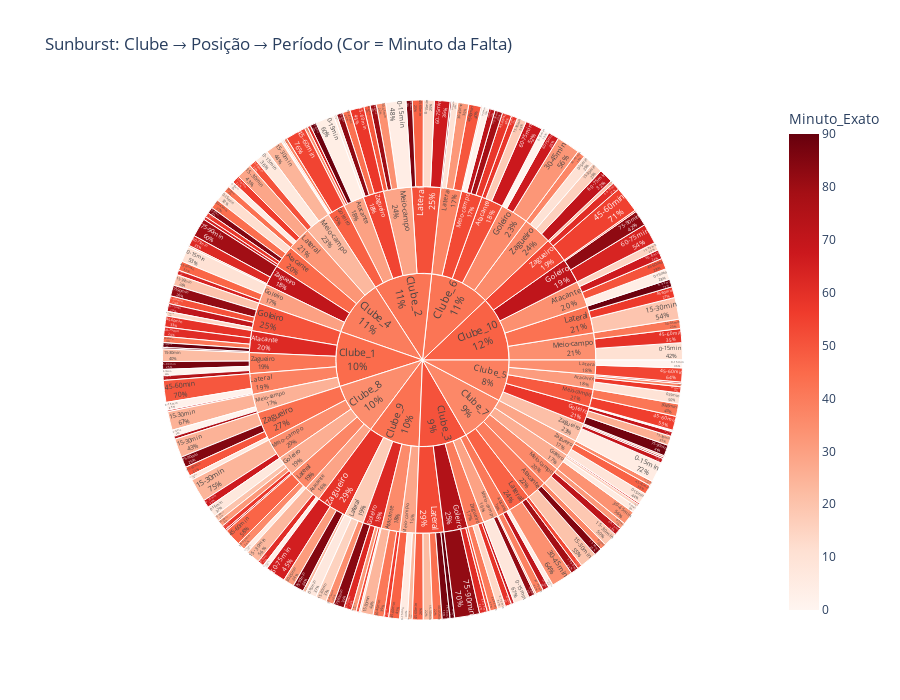

Source (notebook cell):
### Code cell
import plotly.express as px
import pandas as pd
import numpy as np

# Dados de exemplo
np.random.seed(42)
data = []

clubes = [f'Clube_{i}' for i in range(1, 11)]
posicoes = ['Goleiro', 'Zagueiro', 'Meio-campo', 'Atacante', 'Lateral']

for clube in clubes:
    for posicao in posicoes:
        for _ in range(5):
            minuto = np.random.randint(0, 91)
            data.append({
                'Clube': clube,
                'Posicao': posicao,
                'Minuto_Faixa': f'{(minuto//15)*15}-{(minuto//15)*15+15}min',
                'Minuto_Exato': minuto,  # 4ª variável!
                'Qtd_Cartoes': np.random.randint(1, 8)
            })

df = pd.DataFrame(data)

# Sunburst com cor representando o minuto da falta
fig = px.sunburst(df,
                  path=['Clube', 'Posicao', 'Minuto_Faixa'],
                  values='Qtd_Cartoes',
                  color='Minuto_Exato',  # 4ª VARIÁVEL COMO COR!
                  color_continuous_scale='Reds',
                  title='Sunburst: Clube → Posição → Período (Cor = Minuto da Falta)',
                  hover_data=['Minuto_Exato', 'Qtd_Cartoes'])

fig.update_traces(textinfo='label+percent parent')
fig.update_layout(height=700)
fig.show()

### Figure 1 — Plotly figure (JSON) as saved in the notebook; plotly's stock layout.template omitted (floating-point values rounded to 4 significant figures; data arrays with more than 128 entries replaced by an {"elided": "..."} marker saying what was removed)
{"data": [{"branchvalues": "total", "customdata": {"elided": "238x2 float values"}, "domain": {"x": [0, 1], "y": [0, 1]}, "hovertemplate": "labels=%{label}<br>Qtd_Cartoes=%{customdata[1]}<br>parent=%{parent}<br>id=%{id}<br>Minuto_Exato=%{color}<extra></extra>", "ids": {"elided": "238 str values"}, "labels": {"elided": "238 str values"}, "marker": {"coloraxis": "coloraxis", "colors": {"elided": "238 float values"}}, "name": "", "parents": {"elided": "238 str values"}, "textinfo": "label+percent parent", "type": "sunburst", "values": {"elided": "238 float values"}}], "layout": {"coloraxis": {"colorbar": {"title": {"text": "Minuto_Exato"}}, "colorscale": [[0, "rgb(255,245,240)"], [0.125, "rgb(254,224,210)"], [0.25, "rgb(252,187,161)"], [0.375, "rgb(252,146,114)"], [0.5, "rgb(251,106,74)"], [0.625, "rgb(239,59,44)"], [0.75, "rgb(203,24,29)"], [0.875, "rgb(165,15,21)"], [1, "rgb(103,0,13)"]]}, "height": 700, "legend": {"tracegroupgap": 0}, "title": {"text": "Sunburst: Clube → Posição → Período (Cor = Minuto da Falta)"}}}
